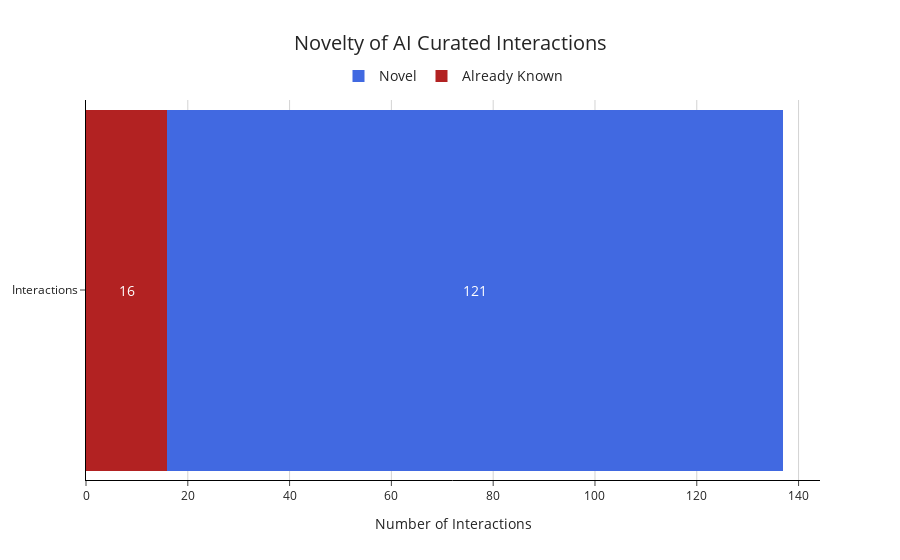

This figure's notebook cell:
### Markdown cell above
#### Graph

### Code cell
import plotly.graph_objects as go

ai_interactions["novel?"] = ai_interactions["novel?"].astype(bool)

novel_true = ai_interactions["novel?"].sum()
novel_false = (~ai_interactions["novel?"]).sum()

fig = go.Figure()

fig.add_trace(go.Bar(
    x=[novel_false],
    y=["Interactions"],
    name="Already Known",
    orientation="h",
    marker=dict(color="firebrick"),
    text=[novel_false],
    textposition="inside",
    insidetextanchor="middle",
    textfont=dict(color="white", size=14)
))

fig.add_trace(go.Bar(
    x=[novel_true],
    y=["Interactions"],
    name="Novel",
    orientation="h",
    marker=dict(color="royalblue"),
    text=[novel_true],
    textposition="inside",
    insidetextanchor="middle",
    textfont=dict(color="white", size=14)
))

fig.update_layout(
    barmode="stack",
    template="simple_white",
    title=dict(
        text="Novelty of AI Curated Interactions",
        x=0.5,
        font=dict(size=20)
    ),
    xaxis=dict(
        title="Number of Interactions",
        showgrid=True,
        gridcolor="lightgray",
        zeroline=False,
        linecolor="black",
        mirror=False
    ),
    yaxis=dict(
        showgrid=False,
        linecolor="black",
        mirror=False
    ),
    plot_bgcolor="white",
    paper_bgcolor="white",
    bargap=0.05,
    legend=dict(
        orientation="h",
        yanchor="bottom",
        y=1.02,
        xanchor="center",
        x=0.5,
        font=dict(size=14)
    )
)

fig.update_traces(marker_line_width=0)

# fig.write_image("graphs/novel_interactions-d1.png", scale=3, width=800, height=300)

fig.show()

### Figure 1 — Plotly figure (JSON) as saved in the notebook; plotly's stock layout.template omitted (floating-point values rounded to 4 significant figures)
{"data": [{"insidetextanchor": "middle", "marker": {"color": "firebrick", "line": {"width": 0}}, "name": "Already Known", "orientation": "h", "text": ["16"], "textfont": {"color": "white", "size": 14}, "textposition": "inside", "type": "bar", "x": [16], "y": ["Interactions"]}, {"insidetextanchor": "middle", "marker": {"color": "royalblue", "line": {"width": 0}}, "name": "Novel", "orientation": "h", "text": ["121"], "textfont": {"color": "white", "size": 14}, "textposition": "inside", "type": "bar", "x": [121], "y": ["Interactions"]}], "layout": {"bargap": 0.05, "barmode": "stack", "legend": {"font": {"size": 14}, "orientation": "h", "x": 0.5, "xanchor": "center", "y": 1.02, "yanchor": "bottom"}, "paper_bgcolor": "white", "plot_bgcolor": "white", "title": {"font": {"size": 20}, "text": "Novelty of AI Curated Interactions", "x": 0.5}, "xaxis": {"gridcolor": "lightgray", "linecolor": "black", "mirror": false, "showgrid": true, "title": {"text": "Number of Interactions"}, "zeroline": false}, "yaxis": {"linecolor": "black", "mirror": false, "showgrid": false}}}
